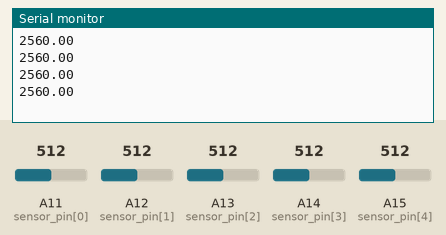
This sketch was run on a simulated Arduino Mega 2560, built with avr-gcc and run on an emulated ATmega2560. Parts: the last lines printed to the serial monitor. The test bench sets the inputs (shaded band); at power-on: A11 (sensor_pin[0]) = 512, A12 (sensor_pin[1]) = 512, A13 (sensor_pin[2]) = 512, A14 (sensor_pin[3]) = 512, A15 (sensor_pin[4]) = 512.

Above: at 0.8 s.
0.9 s: A11 (sensor_pin[0]) set to 716
At 1.2 s:
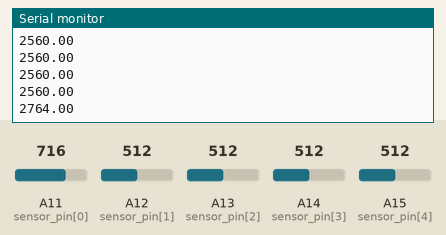
At 3.2 s:
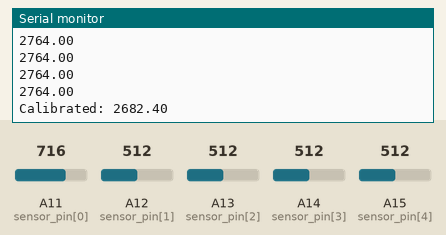

The sketch:

rampUpDown.ino
```cpp
#include <Adafruit_MotorShield.h>
#include <PID_v1.h>
#include "I2Cdev.h"
#include "MPU6050.h"
#include "Wire.h"

#define motorBaseSpeed 60
#define motorMaxSpeed 255
#define motorMinSpeed 0
#define MotorMax motorMaxSpeed

#define Kp  0.9
#define Ki  0.1
#define Kd  0.9

#define numSensors  5
#define numCalibrations 10

#define GYRO_OFFSET -7.175

#define OUTPUT_READABLE_ACCELGYRO

MPU6050 accelgyro;
int16_t ax, ay, az;
int16_t gx, gy, gz;

Adafruit_MotorShield AFMS = Adafruit_MotorShield();
Adafruit_DCMotor * mr1 = AFMS.getMotor(1);
Adafruit_DCMotor * mr2 = AFMS.getMotor(3);
Adafruit_DCMotor * ml1 = AFMS.getMotor(2);
Adafruit_DCMotor * ml2 = AFMS.getMotor(4);

static const uint8_t sensor_pin[] = {A11,A12,A13,A14,A15};
static const uint8_t trigger_pin[] = {51,49,47,45,43};

double Setpoint, Input, Output;
PID myPID(&Input, &Output, &Setpoint, Kp,Ki,Kd, REVERSE);

void turnAngle(int angle, int dir){
  double position = 0;
  double acc;
  unsigned long lastTime = micros();

  setLeftMotors(FORWARD, MotorMax);
  setRightMotors(FORWARD, MotorMax);

  if (dir){
    setLeftMotors(BACKWARD, MotorMax);
    setRightMotors(FORWARD, MotorMax);
  } else {
    setLeftMotors(FORWARD, MotorMax);
    setRightMotors(BACKWARD, MotorMax);
  }

  unsigned long now = 0;
  while(abs(position) < angle) {
    delay(2);
    acc = accelgyro.getRotationY() + GYRO_OFFSET;
    now = micros();
    position += acc * (now - lastTime) * (now - lastTime) / (400000000000);
    lastTime = now;
    Serial.println(position);
  }

  setLeftMotors(FORWARD, 0);
  setRightMotors(FORWARD, 0);
}


int readIRSensor(uint8_t sensorNumber){
  digitalWrite(trigger_pin[sensorNumber], HIGH);
  delayMicroseconds(20);
  int measured = analogRead(sensor_pin[sensorNumber]);
  digitalWrite(trigger_pin[sensorNumber], LOW);
  delayMicroseconds(100);
  return (abs(measured));
}

double readIRSum(){
  double IRSum = 0;
  for (int i = 0; i < numSensors; i++){
    IRSum += readIRSensor(i);
  }
  return IRSum;
}

void setupIR(){
  for (int i = 0; i < numSensors; i++){
    pinMode(trigger_pin[i], OUTPUT);
    digitalWrite(trigger_pin[i], LOW);
  }

  Setpoint = 0;
  for (int i = 0; i < numCalibrations; i++){
    Setpoint += readIRSum();
    Serial.println(readIRSum());
    delay(250);
  }
  Setpoint = Setpoint/numCalibrations;
  Serial.print("Calibrated: ");
  Serial.println(Setpoint);
}

void driveMotors(double drive){
  setLeftMotors(FORWARD, motorBaseSpeed);
  setRightMotors(FORWARD, motorBaseSpeed);
  if (drive < 0) {
    ml2->setSpeed(constrain(motorBaseSpeed - abs(drive), motorMinSpeed, motorMaxSpeed));
  } else {
    mr2->setSpeed(constrain(motorBaseSpeed - abs(drive), motorMinSpeed, motorMaxSpeed));
  }
}

void followRamp() {
  setupIR();
  delay(1000);

  setLeftMotors(FORWARD, motorBaseSpeed);
  setRightMotors(FORWARD, motorBaseSpeed);
  Input = readIRSum();
  myPID.SetSampleTime(10);
  myPID.SetMode(AUTOMATIC);
  myPID.SetOutputLimits(-25, 25);

  while(true) {
    Input = readIRSum();
    myPID.Compute();
    driveMotors(Output);
  }
}

void setLeftMotors(int direction, int speed) {
  mr1->run(direction);
  mr2->run(direction);
  mr1->setSpeed(speed);
  mr2->setSpeed(speed);
}
void setRightMotors(int direction, int speed) {
  ml1->run(direction);
  ml2->run(direction);
  ml1->setSpeed(speed);
  ml2->setSpeed(speed);
}

void setup() {
  Serial.begin(38400);
  Wire.begin();
  accelgyro.initialize();
  accelgyro.setYGyroOffset(6);
  AFMS.begin();
  followRamp();
}

void loop() {
}
```

Measured:
- after the input at 0.9 s, the serial monitor: prints a new line after 0.12 s (image 1)
